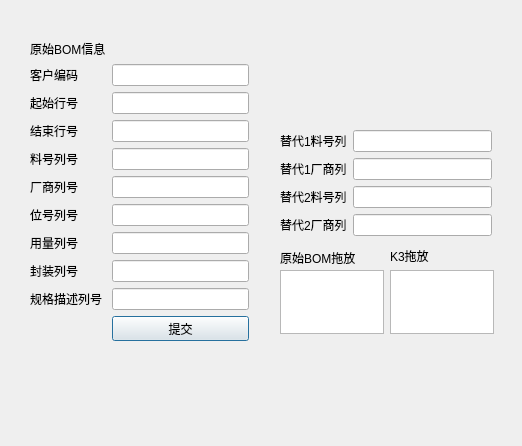
<?xml version="1.0" encoding="UTF-8"?>
<ui version="4.0">
 <class>Dialog</class>
 <widget class="QDialog" name="Dialog">
  <property name="geometry">
   <rect>
    <x>0</x>
    <y>0</y>
    <width>522</width>
    <height>446</height>
   </rect>
  </property>
  <property name="acceptDrops">
   <bool>true</bool>
  </property>
  <property name="windowTitle">
   <string>Dialog</string>
  </property>
  <widget class="QWidget" name="layoutWidget">
   <property name="geometry">
    <rect>
     <x>30</x>
     <y>40</y>
     <width>219</width>
     <height>301</height>
    </rect>
   </property>
   <layout class="QFormLayout" name="formLayout">
    <item row="0" column="0">
     <widget class="QLabel" name="label">
      <property name="text">
       <string>原始BOM信息</string>
      </property>
     </widget>
    </item>
    <item row="3" column="0">
     <widget class="QLabel" name="label_2">
      <property name="text">
       <string>结束行号</string>
      </property>
     </widget>
    </item>
    <item row="3" column="1">
     <widget class="QLineEdit" name="lineEdit_end_row"/>
    </item>
    <item row="4" column="0">
     <widget class="QLabel" name="label_3">
      <property name="text">
       <string>料号列号</string>
      </property>
     </widget>
    </item>
    <item row="4" column="1">
     <widget class="QLineEdit" name="lineEdit_part_code"/>
    </item>
    <item row="5" column="0">
     <widget class="QLabel" name="label_5">
      <property name="text">
       <string>厂商列号</string>
      </property>
     </widget>
    </item>
    <item row="5" column="1">
     <widget class="QLineEdit" name="lineEdit_manufacturer"/>
    </item>
    <item row="6" column="0">
     <widget class="QLabel" name="label_4">
      <property name="text">
       <string>位号列号</string>
      </property>
     </widget>
    </item>
    <item row="6" column="1">
     <widget class="QLineEdit" name="lineEdit_designator"/>
    </item>
    <item row="7" column="0">
     <widget class="QLabel" name="label_6">
      <property name="text">
       <string>用量列号</string>
      </property>
     </widget>
    </item>
    <item row="7" column="1">
     <widget class="QLineEdit" name="lineEdit_quantity"/>
    </item>
    <item row="8" column="0">
     <widget class="QLabel" name="label_7">
      <property name="text">
       <string>封装列号</string>
      </property>
     </widget>
    </item>
    <item row="8" column="1">
     <widget class="QLineEdit" name="lineEdit_footprint"/>
    </item>
    <item row="9" column="0">
     <widget class="QLabel" name="label_8">
      <property name="text">
       <string>规格描述列号</string>
      </property>
     </widget>
    </item>
    <item row="9" column="1">
     <widget class="QLineEdit" name="lineEdit_description"/>
    </item>
    <item row="10" column="1">
     <widget class="QPushButton" name="pushButton">
      <property name="text">
       <string>提交</string>
      </property>
     </widget>
    </item>
    <item row="2" column="0">
     <widget class="QLabel" name="label_9">
      <property name="text">
       <string>起始行号</string>
      </property>
     </widget>
    </item>
    <item row="2" column="1">
     <widget class="QLineEdit" name="lineEdit_initial_row"/>
    </item>
    <item row="1" column="0">
     <widget class="QLabel" name="label_10">
      <property name="text">
       <string>客户编码</string>
      </property>
     </widget>
    </item>
    <item row="1" column="1">
     <widget class="QLineEdit" name="lineEdit_customer_code"/>
    </item>
   </layout>
  </widget>
  <widget class="QTextEdit" name="BOMInput_textEdit">
   <property name="geometry">
    <rect>
     <x>280</x>
     <y>270</y>
     <width>104</width>
     <height>64</height>
    </rect>
   </property>
  </widget>
  <widget class="QLabel" name="label_11">
   <property name="geometry">
    <rect>
     <x>280</x>
     <y>250</y>
     <width>81</width>
     <height>16</height>
    </rect>
   </property>
   <property name="text">
    <string>原始BOM拖放</string>
   </property>
  </widget>
  <widget class="QLabel" name="label_12">
   <property name="geometry">
    <rect>
     <x>390</x>
     <y>250</y>
     <width>66</width>
     <height>12</height>
    </rect>
   </property>
   <property name="text">
    <string>K3拖放</string>
   </property>
  </widget>
  <widget class="QTextEdit" name="K3Input_textEdit">
   <property name="geometry">
    <rect>
     <x>390</x>
     <y>270</y>
     <width>104</width>
     <height>64</height>
    </rect>
   </property>
  </widget>
  <widget class="QWidget" name="layoutWidget">
   <property name="geometry">
    <rect>
     <x>280</x>
     <y>130</y>
     <width>212</width>
     <height>106</height>
    </rect>
   </property>
   <layout class="QHBoxLayout" name="horizontalLayout">
    <item>
     <layout class="QVBoxLayout" name="verticalLayout">
      <item>
       <widget class="QLabel" name="label_14">
        <property name="text">
         <string>替代1料号列</string>
        </property>
       </widget>
      </item>
      <item>
       <widget class="QLabel" name="label_13">
        <property name="text">
         <string>替代1厂商列</string>
        </property>
       </widget>
      </item>
      <item>
       <widget class="QLabel" name="label_16">
        <property name="text">
         <string>替代2料号列</string>
        </property>
       </widget>
      </item>
      <item>
       <widget class="QLabel" name="label_15">
        <property name="text">
         <string>替代2厂商列</string>
        </property>
       </widget>
      </item>
     </layout>
    </item>
    <item>
     <layout class="QVBoxLayout" name="verticalLayout_2">
      <item>
       <widget class="QLineEdit" name="lineEdit_alternative_part_code_1"/>
      </item>
      <item>
       <widget class="QLineEdit" name="lineEdit_alternative_manufacturer_1"/>
      </item>
      <item>
       <widget class="QLineEdit" name="lineEdit_alternative_part_code_2"/>
      </item>
      <item>
       <widget class="QLineEdit" name="lineEdit_alternative_manufacturer_2"/>
      </item>
     </layout>
    </item>
   </layout>
  </widget>
 </widget>
 <tabstops>
  <tabstop>lineEdit_customer_code</tabstop>
  <tabstop>lineEdit_initial_row</tabstop>
  <tabstop>lineEdit_end_row</tabstop>
  <tabstop>lineEdit_part_code</tabstop>
  <tabstop>lineEdit_manufacturer</tabstop>
  <tabstop>lineEdit_designator</tabstop>
  <tabstop>lineEdit_quantity</tabstop>
  <tabstop>lineEdit_footprint</tabstop>
  <tabstop>lineEdit_description</tabstop>
  <tabstop>pushButton</tabstop>
 </tabstops>
 <resources/>
 <connections>
  <connection>
   <sender>pushButton</sender>
   <signal>clicked()</signal>
   <receiver>pushButton</receiver>
   <slot>click()</slot>
   <hints>
    <hint type="sourcelabel">
     <x>287</x>
     <y>251</y>
    </hint>
    <hint type="destinationlabel">
     <x>257</x>
     <y>341</y>
    </hint>
   </hints>
  </connection>
 </connections>
</ui>
